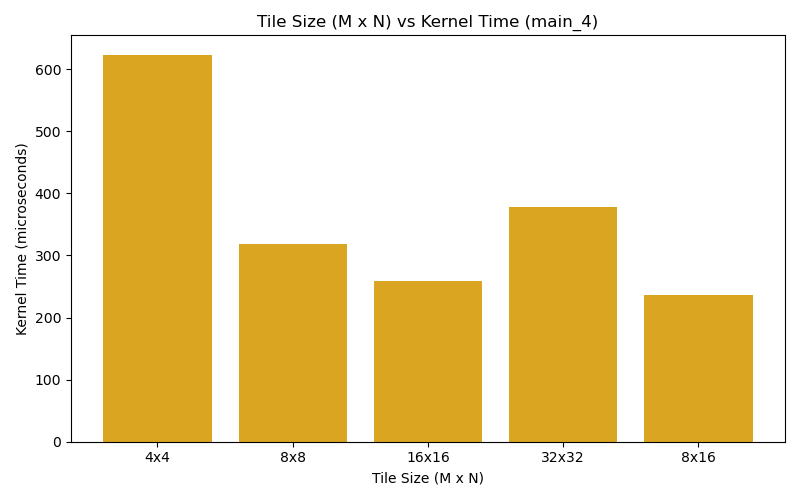

The script that saved this image:
import matplotlib.pyplot as plt
import csv
import os

# Path to the data file
DATA_FILE = os.path.join(os.path.dirname(__file__), '../target/results/main_4_tilesize_vs_time.txt')
IMG_FILE = os.path.join(os.path.dirname(__file__), 'main_4_tilesize_vs_time.png')

tile_labels = []
kernel_times = []

with open(DATA_FILE, 'r') as f:
    reader = csv.reader(f)
    next(reader)  # skip header
    for row in reader:
        if len(row) < 3:
            continue
        label = f"{row[0].strip()}x{row[1].strip()}"
        tile_labels.append(label)
        kernel_times.append(float(row[2].strip()))

plt.figure(figsize=(8, 5))
plt.bar(tile_labels, kernel_times, color='goldenrod')
plt.xlabel('Tile Size (M x N)')
plt.ylabel('Kernel Time (microseconds)')
plt.title('Tile Size (M x N) vs Kernel Time (main_4)')
plt.tight_layout()
plt.savefig(IMG_FILE)
plt.show()
